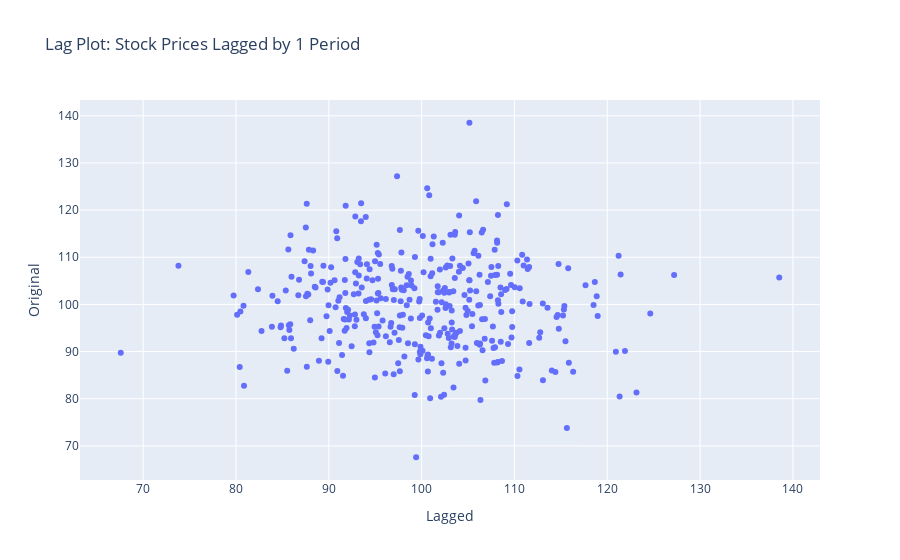

This figure's notebook cell:
### Code cell
# Sample data for stock prices
np.random.seed(42)
dates = pd.date_range(start="2024-01-01", periods=365)
stock_prices = np.random.normal(loc=100, scale=10, size=len(dates))

# Create DataFrame
data1 = pd.DataFrame({
    'Date': dates,
    'Stock Prices': stock_prices
})

# Create Lag Plot
def interactive_lag_plot():
    # Creating a DataFrame for lagged values
    df_lag = pd.DataFrame({
        'Original': data1['Stock Prices'],
        'Lagged': data['Stock Prices'].shift(1)  # Lagging by 1 period
    }).dropna()  # Drop rows where the lagged value is NaN

    # Scatter plot of Original vs. Lagged values
    fig = px.scatter(df_lag, x='Lagged', y='Original', title='Lag Plot: Stock Prices Lagged by 1 Period')
    fig.show()

# Running the interactive lag plot function
interactive_lag_plot()

### Figure 1 — Plotly figure (JSON) as saved in the notebook; plotly's stock layout.template omitted (floating-point values rounded to 4 significant figures; data arrays with more than 128 entries replaced by an {"elided": "..."} marker saying what was removed)
{"data": [{"hovertemplate": "Lagged=%{x}<br>Original=%{y}<extra></extra>", "legendgroup": "", "marker": {"color": "#636efa", "symbol": "circle"}, "mode": "markers", "name": "", "orientation": "v", "showlegend": false, "type": "scatter", "x": {"elided": "364 float values"}, "xaxis": "x", "y": {"elided": "364 float values"}, "yaxis": "y"}], "layout": {"legend": {"tracegroupgap": 0}, "title": {"text": "Lag Plot: Stock Prices Lagged by 1 Period"}, "xaxis": {"anchor": "y", "domain": [0, 1], "title": {"text": "Lagged"}}, "yaxis": {"anchor": "x", "domain": [0, 1], "title": {"text": "Original"}}}}
